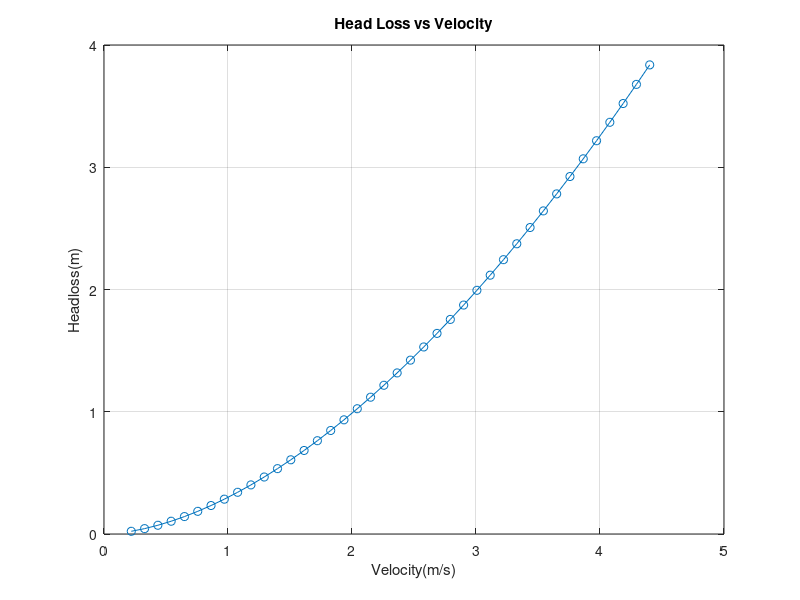

Write the MATLAB code that produced this figure.
clear
clc
R=4000;
D=0.017;
nu=9.352*10^(-7);
v=R*nu/D;
V=linspace(v,20.*v,40);
H=0.3.*V.^1.72; %from 1st graph
plot(V,H,'o-')
title('Head Loss vs Velocity');
xlabel('Velocity(m/s)');
ylabel('Headloss(m)');
grid on

